Frame 1 (no input): blank canvas, image omitted
Frame 60 (the mouse pressed at the canvas centre just before this capture): blank canvas, image omitted
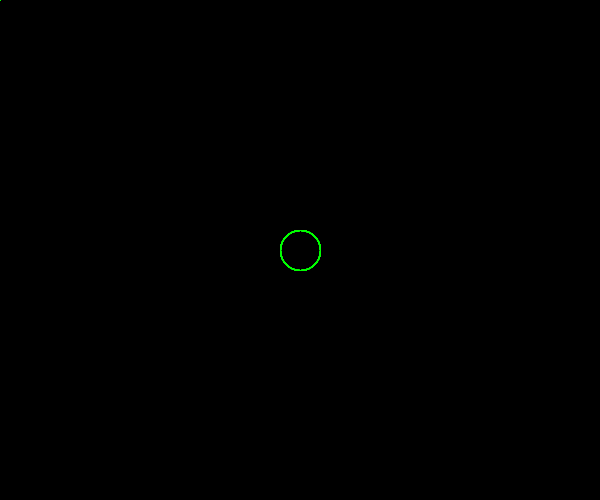
Frame 120 (the mouse held since frame 60 and released just before this capture)

The Processing sketch whose frames 1 and 60 were blank and that drew this single picture after the mouse press (run headless with seeded random() and noise(); from frame 60 on, the mouse is pressed at the canvas centre):

// Processing sketch: limites
// ── limites.pde

void setup() {
  size(600, 500);
  background(0);
}
void draw() {
  stroke(0, 255, 0);
  noFill();
  if (mouseX <= 200 || mouseX>400) {
    line(mouseX, mouseY, pmouseX, pmouseY);
  } else {
    ellipse(mouseX, mouseY, 40, 40);
  }
}
